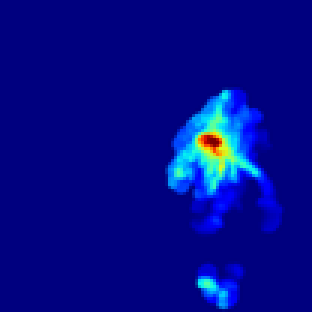
#> input picture gas_poor_clean_images/gas_poor_003_000028_s0.25_d0.8.png, 104 x 104 px (shown 3 times larger); its folder holds 4 pictures in this run
$ python image_cropper.py
#> lines starting #> are read from the running program, lines starting #| are printed output that depends on the picture
#!/usr/bin/env python3
"""
Background Cropper for Gas-Poor Galaxy Images
Removes excessive blue background to zoom in on the galaxy.
Crops all images in gas_poor_clean_images folder by removing background from all sides.
"""

import pathlib
from PIL import Image, ImageOps
import os

def crop_background_zoom(img_path: pathlib.Path, crop_percentage: float, output_dir: pathlib.Path) -> bool:
    """
    Crop out excessive background to zoom in on the galaxy.

    Args:
        img_path: Path to the input image
        crop_percentage: Percentage of background to crop from each side (0.0-0.5)
        output_dir: Directory to save the cropped image

    Returns:
        bool: True if successful, False otherwise
    """
    try:
        # Open the image
        with Image.open(img_path) as img:
            # Convert to RGB if necessary (handles RGBA, P mode, etc.)
            if img.mode != 'RGB':
                img = img.convert('RGB')

            # Get original dimensions
            original_width, original_height = img.size

            # Calculate crop amounts
            crop_pixels_x = int(original_width * crop_percentage)
            crop_pixels_y = int(original_height * crop_percentage)

            # Calculate new dimensions
            new_width = original_width - (2 * crop_pixels_x)
            new_height = original_height - (2 * crop_pixels_y)

            # Ensure we don't crop too much
            if new_width <= 0 or new_height <= 0:
                print(f"  [WARNING] Crop percentage too high, using original image")
                new_width, new_height = original_width, original_height
                crop_pixels_x, crop_pixels_y = 0, 0

            # Define crop box (left, top, right, bottom)
            left = crop_pixels_x
            top = crop_pixels_y
            right = original_width - crop_pixels_x
            bottom = original_height - crop_pixels_y

            # Crop the image
            cropped_img = img.crop((left, top, right, bottom))

            # Save the cropped image
            output_path = output_dir / img_path.name
            cropped_img.save(output_path, 'PNG')

        return True

    except Exception as e:
        print(f"  [ERROR] Failed to crop {img_path.name}: {e}")
        return False

def main():
    """Main function to crop all images in the gas_poor_clean_images folder."""
    print("="*60)
    print("BACKGROUND CROPPER FOR GAS-POOR GALAXY IMAGES")
    print("Removes excessive blue background to zoom in on galaxies")
    print("="*60)

    # Define directories
    input_dir = pathlib.Path("gas_poor_clean_images")

    # Check if input directory exists
    if not input_dir.exists():
        print(f"[ERROR] Input directory not found: {input_dir}")
        print("Please make sure the gas_poor_clean_images folder exists.")
        return

    # Get all PNG files in the input directory
    image_files = list(input_dir.glob("*.png"))

    if not image_files:
        print(f"[ERROR] No PNG files found in {input_dir}")
        return

    print(f"Found {len(image_files)} PNG files in {input_dir}")

    # Get user input for crop percentage
    print("\nEnter the crop percentage to zoom in on the galaxy:")
    print("This removes background from all sides to focus on the galaxy.")
    print("Examples:")
    print("  10% = Remove 10% from each side (moderate zoom)")
    print("  20% = Remove 20% from each side (strong zoom)")
    print("  30% = Remove 30% from each side (maximum zoom)")

    while True:
        try:
            crop_percentage = float(input("\nCrop percentage (0-50): "))

            if crop_percentage < 0 or crop_percentage > 50:
                print("[ERROR] Crop percentage must be between 0 and 50.")
                continue

            # Convert to decimal
            crop_percentage = crop_percentage / 100.0
            break

        except ValueError:
            print("[ERROR] Please enter a valid number.")
#> this loop made 1 pass; the answer given on pass 1: 3

    print(f"\nCrop percentage: {crop_percentage*100:.1f}% from each side")

    # Ask user if they want to overwrite existing files
    overwrite = input("\nOverwrite existing cropped images? (y/n): ").lower().strip() == 'y'
#> the answer given: y

    # Create output directory (same as input for now, but we'll handle overwriting)
    output_dir = input_dir

    print(f"\n{'='*50}")
    print("CROPPING IMAGES")
    print(f"{'='*50}")

    success_count = 0
    skipped_count = 0
    failed_count = 0

    for i, img_path in enumerate(image_files, 1):
        print(f"[{i}/{len(image_files)}] {img_path.name}", end="")

        # Check if output file already exists
        output_path = output_dir / img_path.name
        if output_path.exists() and not overwrite:
            print(" - SKIPPED (already exists)")
            skipped_count += 1
            continue

        # Crop the image
        if crop_background_zoom(img_path, crop_percentage, output_dir):
#> in crop_background_zoom, img is the input picture: PIL image 104x104 RGB; mean R, G, B 2.4, 11.2, 137.6
#> in crop_background_zoom, `cropped_img = img.crop((left, top, right, bottom))`:
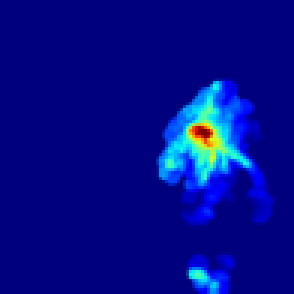
#> cropped_img: PIL image 98x98 RGB (shown 3 times larger); mean R, G, B 2.7, 12.5, 138.8
#> pass 3 of the loop in main, `for i, img_path in enumerate(image_files, 1):`:
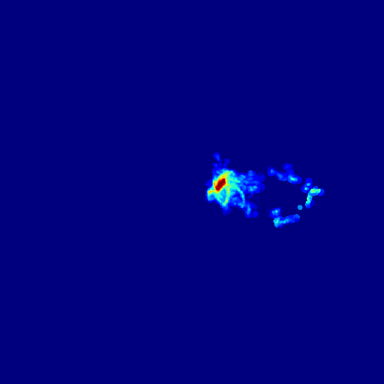
#> input picture gas_poor_clean_images/gas_poor_012_000018_s0.25.png, 384 x 384 px
#> in crop_background_zoom, img is the input picture: PIL image 384x384 RGBA; mean R, G, B, A 0.4, 1.8, 129.1, 255
#> img: PIL image 384x384 RGB
#> in crop_background_zoom (call 3), `cropped_img = img.crop((left, top, right, bottom))`:
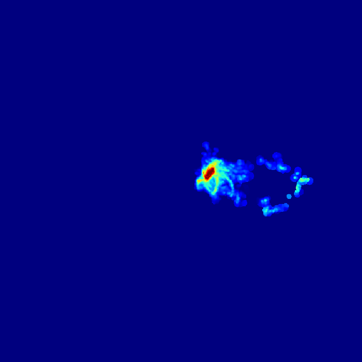
#> cropped_img: PIL image 362x362 RGB; mean R, G, B 0.5, 2.1, 129.4
#> the loop made 4 passes; the first 3 are shown
            print(f" - ZOOMED (removed {crop_percentage*100:.1f}% background)")
            success_count += 1
        else:
            failed_count += 1

        # Progress update every 10 images
        if i % 10 == 0:
            print(f"\n  Progress: {i}/{len(image_files)} processed, {success_count} successful, {skipped_count} skipped, {failed_count} failed")

    # Final results
    print(f"\n" + "="*60)
    print("CROPPING RESULTS")
    print("="*60)
    print(f"Total images processed: {len(image_files)}")
    print(f"Successfully cropped: {success_count}")
    print(f"Skipped (already exist): {skipped_count}")
    print(f"Failed: {failed_count}")
    print(f"Crop percentage: {crop_percentage*100:.1f}% from each side")
    print(f"Output directory: {output_dir.absolute()}")
    print("="*60)

if __name__ == "__main__":
    main()
